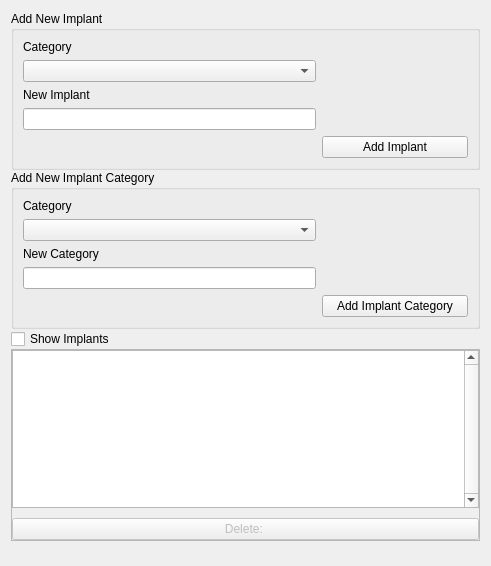
<?xml version="1.0" encoding="UTF-8"?>
<ui version="4.0">
 <class>Implants</class>
 <widget class="QWidget" name="Implants">
  <property name="geometry">
   <rect>
    <x>0</x>
    <y>0</y>
    <width>491</width>
    <height>532</height>
   </rect>
  </property>
  <property name="windowTitle">
   <string>Form</string>
  </property>
  <layout class="QGridLayout" name="gridLayout_2" rowstretch="0,0,0,0,1">
   <property name="verticalSpacing">
    <number>0</number>
   </property>
   <item row="0" column="0">
    <widget class="QGroupBox" name="groupBox">
     <property name="title">
      <string>Add New Implant</string>
     </property>
     <layout class="QGridLayout" name="gridLayout" columnstretch="2,1">
      <item row="0" column="0">
       <widget class="QLabel" name="label">
        <property name="text">
         <string>Category</string>
        </property>
       </widget>
      </item>
      <item row="1" column="0">
       <widget class="QComboBox" name="implantParent"/>
      </item>
      <item row="2" column="0">
       <widget class="QLabel" name="label_2">
        <property name="text">
         <string>New Implant</string>
        </property>
       </widget>
      </item>
      <item row="3" column="0">
       <widget class="QLineEdit" name="implantEdit"/>
      </item>
      <item row="4" column="1">
       <widget class="QPushButton" name="implantButton">
        <property name="text">
         <string>Add Implant</string>
        </property>
       </widget>
      </item>
     </layout>
    </widget>
   </item>
   <item row="1" column="0">
    <widget class="QGroupBox" name="groupBox_2">
     <property name="title">
      <string>Add New Implant Category</string>
     </property>
     <layout class="QGridLayout" name="gridLayout_3" columnstretch="2,1">
      <item row="0" column="0">
       <widget class="QLabel" name="label_3">
        <property name="text">
         <string>Category</string>
        </property>
       </widget>
      </item>
      <item row="1" column="0">
       <widget class="QComboBox" name="categoryParent"/>
      </item>
      <item row="2" column="0">
       <widget class="QLabel" name="label_4">
        <property name="text">
         <string>New Category</string>
        </property>
       </widget>
      </item>
      <item row="3" column="0">
       <widget class="QLineEdit" name="categoryEdit"/>
      </item>
      <item row="4" column="1">
       <widget class="QPushButton" name="categoryButton">
        <property name="sizePolicy">
         <sizepolicy hsizetype="Minimum" vsizetype="Fixed">
          <horstretch>0</horstretch>
          <verstretch>0</verstretch>
         </sizepolicy>
        </property>
        <property name="text">
         <string>Add Implant Category</string>
        </property>
       </widget>
      </item>
     </layout>
    </widget>
   </item>
   <item row="2" column="0">
    <widget class="QCheckBox" name="showImplantsBox">
     <property name="text">
      <string>Show Implants</string>
     </property>
    </widget>
   </item>
   <item row="3" column="0">
    <widget class="QScrollArea" name="implantView">
     <property name="sizePolicy">
      <sizepolicy hsizetype="Expanding" vsizetype="Fixed">
       <horstretch>0</horstretch>
       <verstretch>0</verstretch>
      </sizepolicy>
     </property>
     <property name="minimumSize">
      <size>
       <width>0</width>
       <height>192</height>
      </size>
     </property>
     <property name="maximumSize">
      <size>
       <width>16777215</width>
       <height>192</height>
      </size>
     </property>
     <property name="verticalScrollBarPolicy">
      <enum>Qt::ScrollBarAlwaysOff</enum>
     </property>
     <property name="widgetResizable">
      <bool>true</bool>
     </property>
     <widget class="QWidget" name="scrollAreaWidgetContents_2">
      <property name="geometry">
       <rect>
        <x>0</x>
        <y>0</y>
        <width>471</width>
        <height>190</height>
       </rect>
      </property>
      <layout class="QVBoxLayout" name="verticalLayout_7">
       <property name="spacing">
        <number>10</number>
       </property>
       <property name="leftMargin">
        <number>0</number>
       </property>
       <property name="topMargin">
        <number>0</number>
       </property>
       <property name="rightMargin">
        <number>0</number>
       </property>
       <property name="bottomMargin">
        <number>0</number>
       </property>
       <item>
        <widget class="QTreeView" name="implantList">
         <property name="sizePolicy">
          <sizepolicy hsizetype="Expanding" vsizetype="Expanding">
           <horstretch>0</horstretch>
           <verstretch>0</verstretch>
          </sizepolicy>
         </property>
         <property name="autoFillBackground">
          <bool>false</bool>
         </property>
         <property name="frameShadow">
          <enum>QFrame::Plain</enum>
         </property>
         <property name="verticalScrollBarPolicy">
          <enum>Qt::ScrollBarAlwaysOn</enum>
         </property>
         <property name="editTriggers">
          <set>QAbstractItemView::NoEditTriggers</set>
         </property>
        </widget>
       </item>
       <item>
        <widget class="QPushButton" name="deleteButton">
         <property name="enabled">
          <bool>false</bool>
         </property>
         <property name="text">
          <string>Delete: </string>
         </property>
        </widget>
       </item>
      </layout>
     </widget>
    </widget>
   </item>
   <item row="4" column="0">
    <widget class="QLabel" name="label_5">
     <property name="enabled">
      <bool>false</bool>
     </property>
     <property name="text">
      <string/>
     </property>
    </widget>
   </item>
  </layout>
 </widget>
 <resources/>
 <connections/>
</ui>
